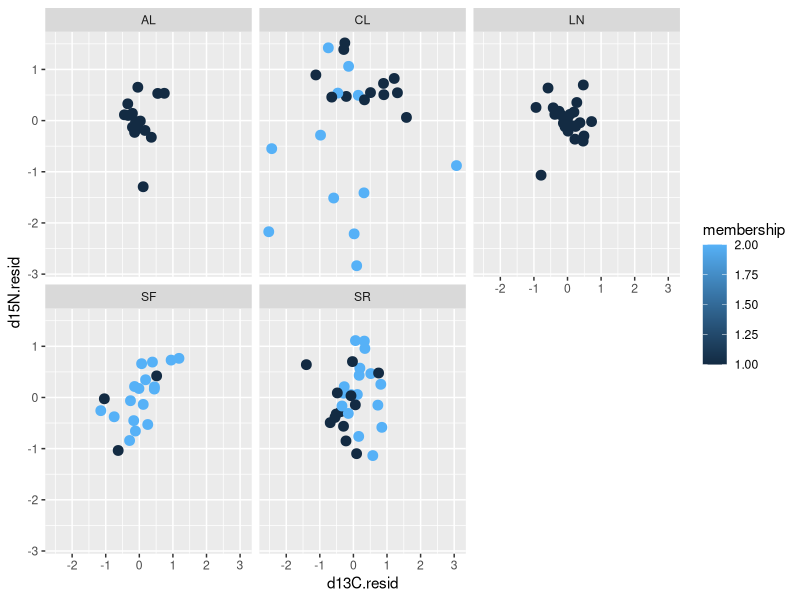

Write the R code that produced this figure.
# quick isotope analysis

library(ggplot2)
library(dplyr)

iso <- read.csv("isotope_data.csv")
struc <- read.table("whtcmn_faststructure.txt", header = TRUE, stringsAsFactors = FALSE)

struc <- struc %>%
	filter(k.value.run == 2) %>%
	select(id, membership)

iso <- iso %>%
	mutate(pop = gsub("[^A-Z]*", "", as.character(id))) %>%
	mutate(cn.ratio = C.amount / N.amount)

iso <- left_join(iso, struc)

#iso$d15N.resid <- lm(data = iso, d15N ~ pop + cn.ratio) %>% residuals
#iso$d13C.resid <- lm(data = iso, d13C ~ pop + cn.ratio) %>% residuals

iso$d15N.resid <- lm(data = iso, d15N ~ pop + cn.ratio) %>% residuals
iso$d13C.resid <- lm(data = iso, d13C ~ pop + cn.ratio ) %>% residuals

iso %>%
	ggplot(aes(x = d13C.resid, y = d15N.resid, label = id, color = membership)) +
	geom_point(size = 3) +
	facet_wrap(~pop)
